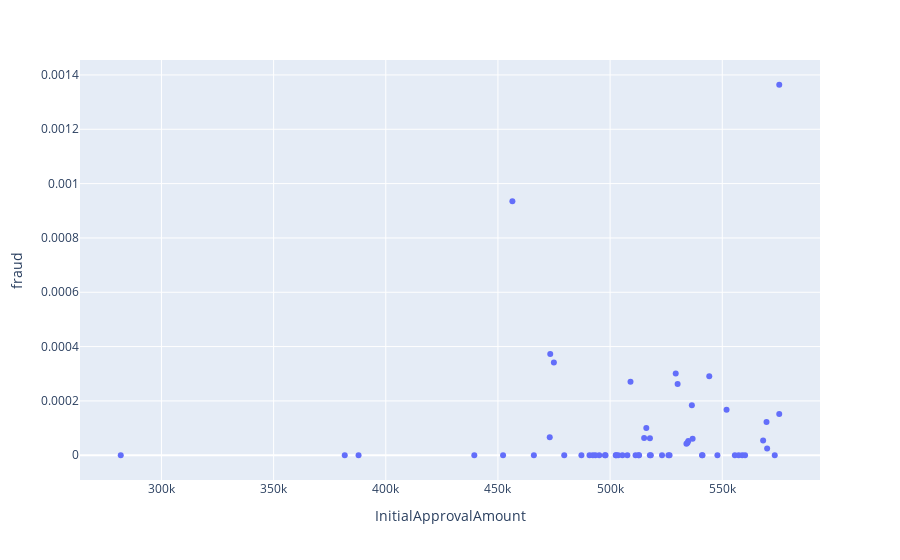

The notebook cell saved with this chart:
### Code cell
scatter_1_data  = full_df.groupby('BorrowerState')[['InitialApprovalAmount', 'fraud']].mean().reset_index()

fig = px.scatter(scatter_1_data, x='InitialApprovalAmount', y='fraud', hover_data=['BorrowerState'])
fig.show()

### Figure 1 — Plotly figure (JSON) as saved in the notebook; plotly's stock layout.template omitted (floating-point values rounded to 4 significant figures)
{"data": [{"customdata": [["AK"], ["AL"], ["AR"], ["AS"], ["AZ"], ["CA"], ["CO"], ["CT"], ["DC"], ["DE"], ["FL"], ["GA"], ["GU"], ["HI"], ["IA"], ["ID"], ["IL"], ["IN"], ["KS"], ["KY"], ["LA"], ["MA"], ["MD"], ["ME"], ["MI"], ["MN"], ["MO"], ["MP"], ["MS"], ["MT"], ["NC"], ["ND"], ["NE"], ["NH"], ["NJ"], ["NM"], ["NV"], ["NY"], ["OH"], ["OK"], ["OR"], ["PA"], ["PR"], ["RI"], ["SC"], ["SD"], ["TN"], ["TX"], ["UNK"], ["UT"], ["VA"], ["VI"], ["VT"], ["WA"], ["WI"], ["WV"], ["WY"]], "hovertemplate": "InitialApprovalAmount=%{x}<br>fraud=%{y}<br>BorrowerState=%{customdata[0]}<extra></extra>", "legendgroup": "", "marker": {"color": "#636efa", "symbol": "circle"}, "mode": "markers", "name": "", "orientation": "v", "showlegend": false, "type": "scatter", "x": [495200.0, 512900.0, 474900.0, 281900.0, 515200.0, 534500.0, 507700.0, 518200.0, 575400.0, 503600.0, 473100.0, 509100.0, 452300.0, 526000.0, 558900.0, 479600.0, 570000.0, 560200.0, 573400.0, 547800.0, 541200.0, 544200.0, 534900.0, 493400.0, 551900.0, 575400.0, 536800.0, 439500.0, 487200.0, 466000.0, 492300.0, 541000.0, 526500.0, 490800.0, 536500.0, 498000.0, 497700.0, 568200.0, 569700.0, 516100.0, 505500.0, 555600.0, 502700.0, 511400.0, 473300.0, 523100.0, 517700.0, 530100.0, 381700.0, 517700.0, 529300.0, 387900.0, 502500.0, 534000.0, 557300.0, 512700.0, 456400.0], "xaxis": "x", "y": [0, 0, 0.0003415, 0, 6.332e-05, 4.594e-05, 0, 0, 0.001364, 0, 6.663e-05, 0.000271, 0, 0, 0, 0, 2.45e-05, 0, 0, 0, 0, 0.0002912, 5.27e-05, 0, 0.0001678, 0.0001521, 6.116e-05, 0, 0, 0, 0, 0, 0, 0, 0.0001844, 0, 0, 5.397e-05, 0.0001225, 0.0001, 0, 0, 0, 0, 0.0003724, 0, 6.302e-05, 0.0002625, 0, 0, 0.0003009, 0, 0, 4.21e-05, 0, 0, 0.000935], "yaxis": "y"}], "layout": {"legend": {"tracegroupgap": 0}, "margin": {"t": 60}, "xaxis": {"anchor": "y", "domain": [0, 1], "title": {"text": "InitialApprovalAmount"}}, "yaxis": {"anchor": "x", "domain": [0, 1], "title": {"text": "fraud"}}}}
